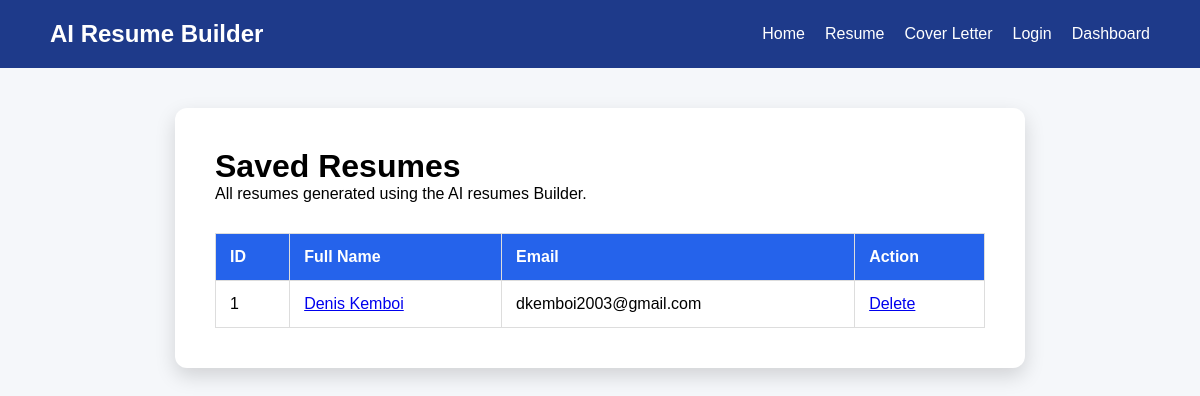
Page /dashboard on the earlier database version.
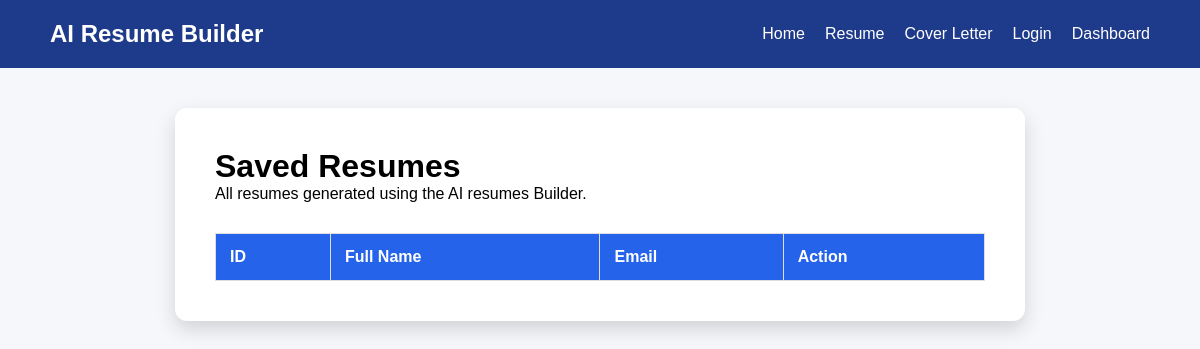
Same page on the later database version.
### tables this page shows
CREATE TABLE resumes(
            id INTEGER PRIMARY KEY AUTOINCREMENT,
            full_name TEXT,
            email TEXT,
            phone TEXT,
            education TEXT,
            skills TEXT,
            experience TEXT,
            summary TEXT
        );

### app.py (the view)
@app.route("/dashboard")
def dashboard():
    resumes = get_all_resumes()
    return render_template(
        "dashboard.html",
        resumes = resumes
    )

### database/db.py (called while the page is built)
def get_all_resumes():
    conn = sqlite3.connect(DB_PATH)
    cursor = conn.cursor()
    cursor.execute("""
        SELECT id, full_name, email
        FROM resumes
        ORDER BY id DESC
    """)
    resumes = cursor.fetchall()
    conn.close()
    return resumes

### templates/dashboard.html
{%extends  "base.html" %}
{% block content %}
<div class="resume-preview">
    <h1>Saved Resumes</h1>
    <p>All resumes generated using the AI resumes Builder.</p>
    <table class="dashboard-table">
        <thead>
            <tr>
                <th>ID</th>
                <th>Full Name</th>
                <th>Email</th>
                <th>Action</th>
            </tr>
        </thead>
        <tbody>
            {% for resume in resumes %}
            <tr>
                <td>{{ resume[0] }}</td>
                <td>
                    <a href="{{url_for('view_resume', resume_id = resume[0]) }}">{{ resume[1] }}</a>
                </td>
                <td>{{ resume[2] }}</td>
                <td>
                    <a href="{{ url_for('delete_resume_route', resume_id = resume[0]) }}"
                    onclick="return confirm('Are you sure you want to delete this resume?');">
                    Delete
                    </a>
                </td>
            </tr>
            {% endfor %}
        </tbody>
    </table>
</div>
{% endblock %}

### templates/base.html (shortened to what this page needs)
<!DOCTYPE html>
<html lang="en">
<head>
    <link rel="stylesheet"
          href="{{ url_for('static', filename='css/style.css') }}">
</head>
<body>
    <nav>
        <h2>AI Resume Builder</h2>
        <ul>
            <li><a href="{{ url_for('home') }}">Home</a></li>
            <li><a href="{{ url_for('resume') }}">Resume</a></li>
            <li><a href="{{ url_for('cover_letter') }}">Cover Letter</a></li>
            <li><a href="{{ url_for('login') }}">Login</a></li>
            <li><a href="{{ url_for('dashboard') }}">Dashboard</a></li>
        </ul>
    </nav>
    {% block content %}
    {% endblock %}
</body>
</html>

### static/css/style.css (style rules this page uses)
* { margin : 0; padding: 0; box-sizing: border-box; }
body { font-family: Arial, sans-serif; background-color: #f5f7fa; }
nav { background-color: #1e3a8a; color: white; display: flex; justify-content: space-between; align-items: center; padding: 20px 50px; }
nav ul { display: flex; list-style: none; }
nav li { margin-left: 20px; }
nav a { color: white; text-decoration: none; }
.resume-preview { width: 80%; max-width: 850px; margin: 40px auto; background: white; border-radius: 12px; padding: 40px; box-shadow: 0 8px 20px rgba(0, 0, 0, 0.15); }
.dashboard-table { width: 100%; border-collapse: collapse; margin-top: 30px; }
.dashboard-table th, .dashboard-table td { border: 1px solid #ddd; padding: 14px; text-align: left; }
.dashboard-table th { background-color: #2563eb; color: white; }

Differences in the rows shown:
removed resumes: id "1", full_name "Denis Kemboi", email "dkemboi2003@gmail.com"
